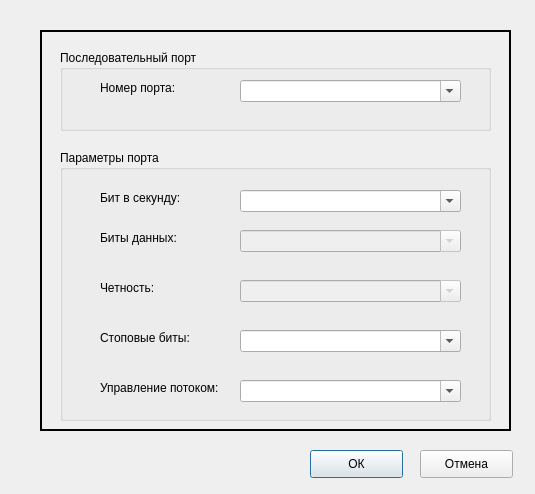
<?xml version="1.0" encoding="UTF-8"?>
<ui version="4.0">
 <class>Pram_connection</class>
 <widget class="QDialog" name="Pram_connection">
  <property name="geometry">
   <rect>
    <x>0</x>
    <y>0</y>
    <width>535</width>
    <height>494</height>
   </rect>
  </property>
  <property name="windowTitle">
   <string>Параметры соединения</string>
  </property>
  <widget class="QFrame" name="frame">
   <property name="geometry">
    <rect>
     <x>40</x>
     <y>30</y>
     <width>471</width>
     <height>401</height>
    </rect>
   </property>
   <property name="frameShape">
    <enum>QFrame::Box</enum>
   </property>
   <property name="lineWidth">
    <number>2</number>
   </property>
   <property name="midLineWidth">
    <number>1</number>
   </property>
   <widget class="QGroupBox" name="groupBox_2">
    <property name="geometry">
     <rect>
      <x>20</x>
      <y>20</y>
      <width>431</width>
      <height>81</height>
     </rect>
    </property>
    <property name="title">
     <string>Последовательный порт</string>
    </property>
    <widget class="QLabel" name="label_2">
     <property name="geometry">
      <rect>
       <x>40</x>
       <y>30</y>
       <width>91</width>
       <height>16</height>
      </rect>
     </property>
     <property name="text">
      <string>Номер порта:</string>
     </property>
    </widget>
    <widget class="QComboBox" name="Port_number_comboBox">
     <property name="geometry">
      <rect>
       <x>180</x>
       <y>30</y>
       <width>221</width>
       <height>22</height>
      </rect>
     </property>
     <property name="editable">
      <bool>true</bool>
     </property>
    </widget>
   </widget>
   <widget class="QGroupBox" name="groupBox_3">
    <property name="geometry">
     <rect>
      <x>20</x>
      <y>120</y>
      <width>431</width>
      <height>271</height>
     </rect>
    </property>
    <property name="title">
     <string>Параметры порта</string>
    </property>
    <widget class="QLabel" name="label_4">
     <property name="geometry">
      <rect>
       <x>40</x>
       <y>40</y>
       <width>86</width>
       <height>16</height>
      </rect>
     </property>
     <property name="text">
      <string>Бит в секунду:</string>
     </property>
    </widget>
    <widget class="QLabel" name="label_5">
     <property name="geometry">
      <rect>
       <x>40</x>
       <y>80</y>
       <width>91</width>
       <height>16</height>
      </rect>
     </property>
     <property name="text">
      <string>Биты данных:</string>
     </property>
    </widget>
    <widget class="QLabel" name="label_6">
     <property name="geometry">
      <rect>
       <x>40</x>
       <y>130</y>
       <width>91</width>
       <height>16</height>
      </rect>
     </property>
     <property name="text">
      <string>Четность:</string>
     </property>
    </widget>
    <widget class="QLabel" name="label_7">
     <property name="geometry">
      <rect>
       <x>40</x>
       <y>180</y>
       <width>111</width>
       <height>16</height>
      </rect>
     </property>
     <property name="text">
      <string>Стоповые биты:</string>
     </property>
    </widget>
    <widget class="QLabel" name="label_8">
     <property name="geometry">
      <rect>
       <x>40</x>
       <y>230</y>
       <width>141</width>
       <height>16</height>
      </rect>
     </property>
     <property name="text">
      <string>Управление потоком:</string>
     </property>
    </widget>
    <widget class="QComboBox" name="Data_bits_comboBox">
     <property name="enabled">
      <bool>false</bool>
     </property>
     <property name="geometry">
      <rect>
       <x>180</x>
       <y>80</y>
       <width>221</width>
       <height>22</height>
      </rect>
     </property>
     <property name="editable">
      <bool>true</bool>
     </property>
    </widget>
    <widget class="QComboBox" name="Chetnost_comboBox">
     <property name="enabled">
      <bool>false</bool>
     </property>
     <property name="geometry">
      <rect>
       <x>180</x>
       <y>130</y>
       <width>221</width>
       <height>22</height>
      </rect>
     </property>
     <property name="editable">
      <bool>true</bool>
     </property>
    </widget>
    <widget class="QComboBox" name="Stop_bits_comboBox">
     <property name="geometry">
      <rect>
       <x>180</x>
       <y>180</y>
       <width>221</width>
       <height>22</height>
      </rect>
     </property>
     <property name="editable">
      <bool>true</bool>
     </property>
    </widget>
    <widget class="QComboBox" name="Upravl_steam_comboBox">
     <property name="geometry">
      <rect>
       <x>180</x>
       <y>230</y>
       <width>221</width>
       <height>22</height>
      </rect>
     </property>
     <property name="editable">
      <bool>true</bool>
     </property>
    </widget>
    <widget class="QComboBox" name="Bits_in_second_comboBox">
     <property name="geometry">
      <rect>
       <x>180</x>
       <y>40</y>
       <width>221</width>
       <height>22</height>
      </rect>
     </property>
     <property name="editable">
      <bool>true</bool>
     </property>
    </widget>
   </widget>
  </widget>
  <widget class="QPushButton" name="OK_button">
   <property name="geometry">
    <rect>
     <x>310</x>
     <y>450</y>
     <width>93</width>
     <height>28</height>
    </rect>
   </property>
   <property name="text">
    <string>ОК</string>
   </property>
  </widget>
  <widget class="QPushButton" name="Back_button">
   <property name="geometry">
    <rect>
     <x>420</x>
     <y>450</y>
     <width>93</width>
     <height>28</height>
    </rect>
   </property>
   <property name="text">
    <string>Отмена</string>
   </property>
  </widget>
 </widget>
 <resources/>
 <connections/>
</ui>
